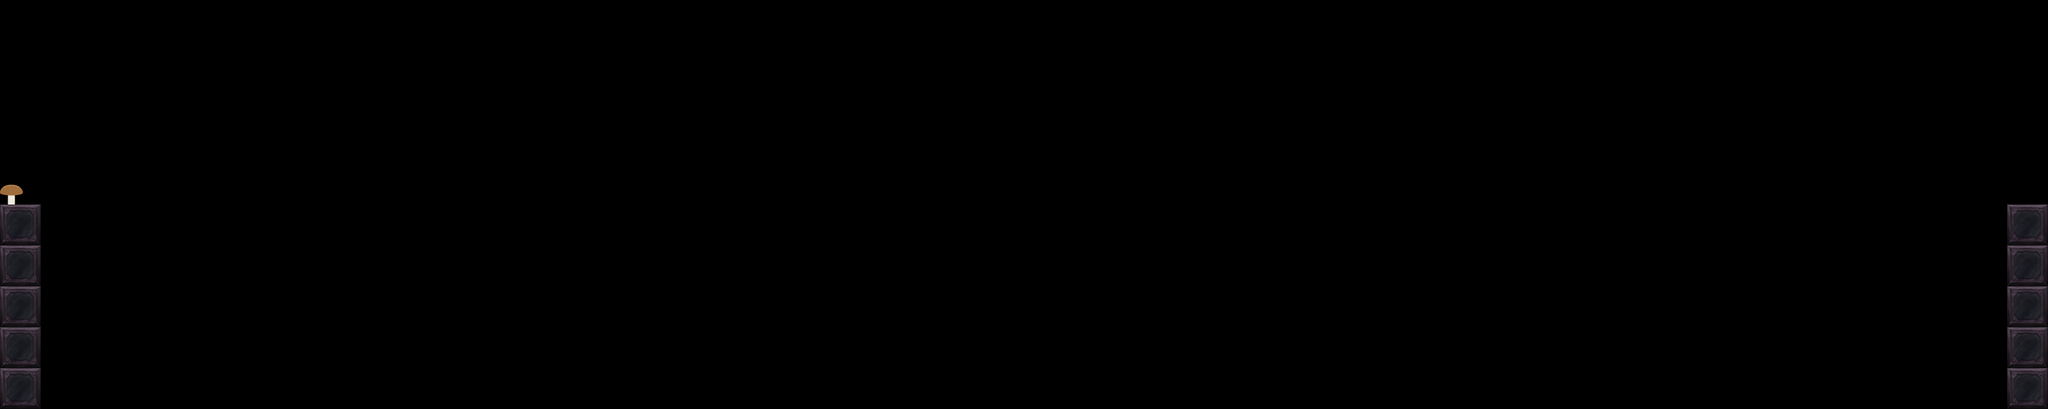

A level layout from a 2D game, rendered from its tile map. Below: a short description, then the map file with tile-grid data replaced by summaries:
An orthogonal 50x10 tile map with 70x70 px tiles, 1 tile layer (Tile Layer 1).

<map version="1.0" orientation="orthogonal" renderorder="left-down" width="50" height="10" tilewidth="70" tileheight="70" nextobjectid="1">
 <tileset firstgid="1" name="Tileset" tilewidth="129" tileheight="112">
  <tile id="0">
   <image width="54" height="28" source="../../Art/Tileset/alien_plant.png" />
  </tile>
  <tile id="1">
   <image width="70" height="70" source="../../Art/Tileset/block.png" />
  </tile>
  <tile id="2">
   <image width="70" height="70" source="../../Art/Tileset/bonus.png" />
  </tile>
  <tile id="3">
   <image width="70" height="70" source="../../Art/Tileset/bonus_used.png" />
  </tile>
  <tile id="4">
   <image width="70" height="70" source="../../Art/Tileset/bridge.png" />
  </tile>
  <tile id="5">
   <image width="70" height="70" source="../../Art/Tileset/Bubble.png" />
  </tile>
  <tile id="6">
   <image width="70" height="26" source="../../Art/Tileset/bush.png" />
  </tile>
  <tile id="7">
   <image width="70" height="70" source="../../Art/Tileset/CeilingDown.png" />
  </tile>
  <tile id="8">
   <image width="70" height="70" source="../../Art/Tileset/CeilingUp.png" />
  </tile>
  <tile id="9">
   <image width="129" height="63" source="../../Art/Tileset/cloud_1.png" />
  </tile>
  <tile id="10">
   <image width="128" height="63" source="../../Art/Tileset/cloud_2.png" />
  </tile>
  <tile id="11">
   <image width="128" height="63" source="../../Art/Tileset/cloud_3.png" />
  </tile>
  <tile id="12">
   <image width="35" height="35" source="../../Art/Tileset/coin_bronze.png" />
  </tile>
  <tile id="13">
   <image width="35" height="35" source="../../Art/Tileset/coin_gold.png" />
  </tile>
  <tile id="14">
   <image width="35" height="35" source="../../Art/Tileset/coin_silver.png" />
  </tile>
  <tile id="15">
   <image width="70" height="70" source="../../Art/Tileset/crate.png" />
  </tile>
  <tile id="16">
   <image width="35" height="40" source="../../Art/Tileset/grass.png" />
  </tile>
  <tile id="17">
   <image width="70" height="70" source="../../Art/Tileset/ground.png" />
  </tile>
  <tile id="18">
   <image width="70" height="70" source="../../Art/Tileset/ground_cave.png" />
  </tile>
  <tile id="19">
   <image width="70" height="70" source="../../Art/Tileset/ground_dirt.png" />
  </tile>
  <tile id="20">
   <image width="70" height="70" source="../../Art/Tileset/ground_rock.png" />
  </tile>
  <tile id="21">
   <image width="70" height="70" source="../../Art/Tileset/ground_sand.png" />
  </tile>
  <tile id="22">
   <image width="70" height="45" source="../../Art/Tileset/lava.png" />
  </tile>
  <tile id="23">
   <image width="69" height="112" source="../../Art/Tileset/PlaceholderAngel.png" />
  </tile>
  <tile id="24">
   <image width="72" height="21" source="../../Art/Tileset/plank.png" />
  </tile>
  <tile id="25">
   <image width="70" height="41" source="../../Art/Tileset/rock.png" />
  </tile>
  <tile id="26">
   <image width="39" height="34" source="../../Art/Tileset/shroom.png" />
  </tile>
  <tile id="27">
   <image width="70" height="70" source="../../Art/Tileset/SlopeDown.png" />
  </tile>
  <tile id="28">
   <image width="70" height="70" source="../../Art/Tileset/SlopeUp.png" />
  </tile>
  <tile id="29">
   <image width="70" height="70" source="../../Art/Tileset/spikes.png" />
  </tile>
  <tile id="30">
   <image width="70" height="70" source="../../Art/Tileset/water.png" />
  </tile>
  <tile id="31">
   <image width="70" height="70" source="../../Art/Tileset/water_block.png" />
  </tile>
 </tileset>
 <layer name="Tile Layer 1" width="50" height="10">
  <data>[500 cells, 11 non-empty, 2 distinct tile ids]</data>
 </layer>
</map>
